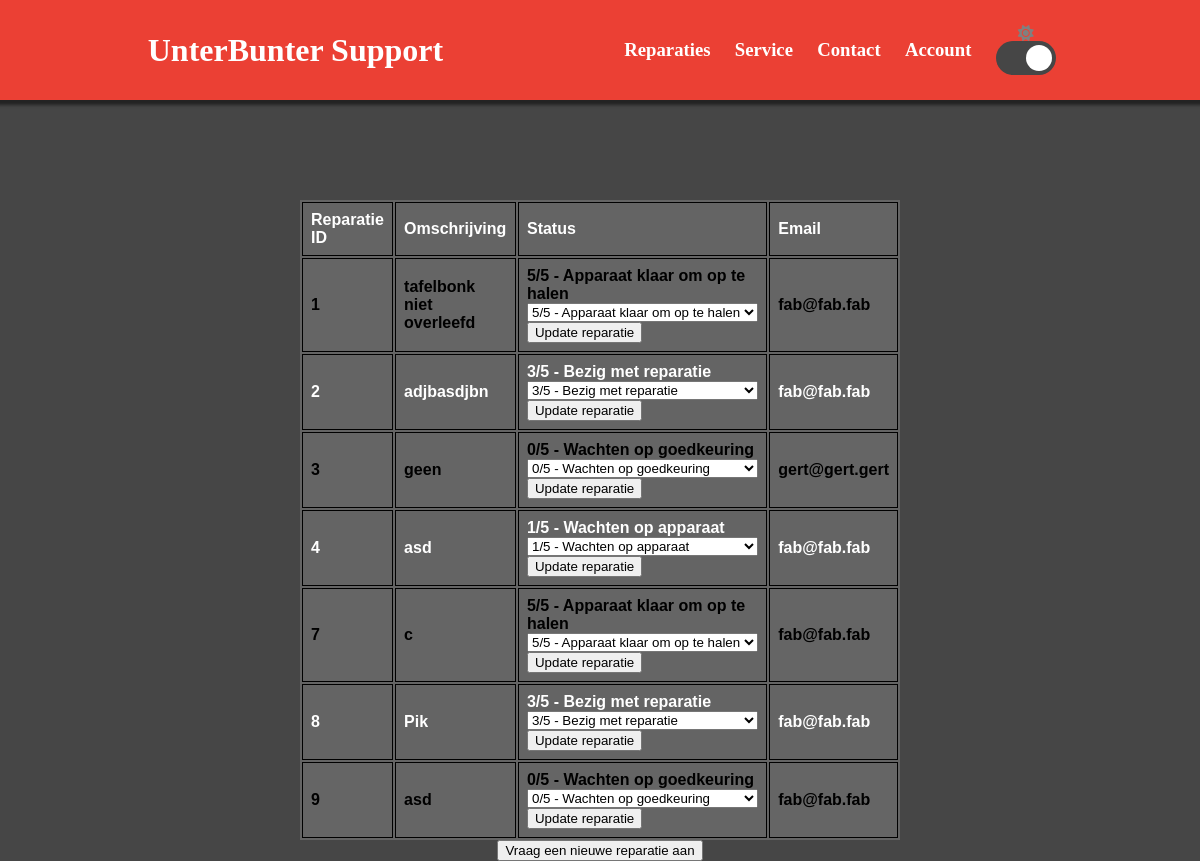
Screenshot of /reparaties.php (signed in) with the database file from the repository.
### tables this page shows
CREATE TABLE IF NOT EXISTS `reparaties` (
  `id` int(11) NOT NULL AUTO_INCREMENT,
  `voornaam` varchar(100) NOT NULL,
  `achternam` varchar(100) NOT NULL,
  `probleem` varchar(10000) NOT NULL,
  `status` int(11) DEFAULT NULL,
  `mail` varchar(1000) DEFAULT NULL,
  PRIMARY KEY (`id`)
);

### reparaties.php (the view, shortened to what this page needs)
<?php include('./includes/init.php') ?>
<!DOCTYPE html>
<html>
    <head>
        <link rel="stylesheet" href="css/reparaties.css">
        <link rel="stylesheet" href="css/index.css">
        <link rel="stylesheet" href="css/Jetbrains-mono.css">
    </head>
    <body id="main">
        <?php include('./includes/header.php') ?>
        <div class="repair">
            <table id="repairTable">
                <?php
                    $sql = "SELECT * FROM reparaties";
                    $row = mysqli_fetch_all(mysqli_query($conn, $sql));
                    $status = array(
                        "0/5 - Wachten op goedkeuring",
                        "1/5 - Wachten op apparaat",
                        "2/5 - Probleem identificeren",
                        "3/5 - Bezig met reparatie",
                        "4/5 - Alles op werking controleren",
                        "5/5 - Apparaat klaar om op te halen"
                    );
                    if(strcmp($_SESSION['type'], 1) == 0){
                        echo"<tr>".
                            "   <th>Reparatie ID </th>".
                            "   <th>Omschrijving</th>".
                            "   <th>Status</th>".
                            "   <th>Email</th>".
                            "</tr>";
                        foreach ($row as $rij) {
                            echo "<tr>\n".
                                    "  <th>{$rij[0]}</th>".
                                    "  <th>{$rij[3]}</th>".
                                    "  <th>".
                                    $status[$rij[4]]."<br>".
                                    "<form action=\"reparaties.php\" method=\"post\">".
                                    "      <select name='values'>";
                                    if($rij[4] == 0){echo "<option value ='0' selected>0/5 - Wachten op goedkeuring</option>";}else{echo "<option value ='0'>0/5 - Wachten op goedkeuring</option>";};
                                    if($rij[4] == 1){echo "<option value ='1' selected>1/5 - Wachten op apparaat</option>";}else{echo "<option value ='1'>1/5 - Wachten op apparaat</option>";};
                                    if($rij[4] == 3){echo "<option value ='3' selected>3/5 - Bezig met reparatie</option>";}else{echo "<option value ='3'>3/5 - Bezig met reparatie</option>";};
                                    if($rij[4] == 5){echo "<option value ='5' selected>5/5 - Apparaat klaar om op te halen</option>";}else{echo "<option value ='5'>5/5 - Apparaat klaar om op te halen</option>";};
                                    echo "       </select> <br>".
                                    "       <input type=\"submit\" name=\"repairUpdate[{$rij[0]}]\" value=\"Update reparatie\">".
                                    "</form>".
                                     "  </th>".
                                     "  <th>{$rij[5]}</th>";
                        }
                    }
                ?>
            </table>
                <button onclick="hide()">Vraag een nieuwe reparatie aan</button>
        </div>
    </body>
</html>

### includes/header.php (shortened to what this page needs)
<div class="header">
    <h1><a href="index.php">UnterBunter Support</a></h1>
    <div class="opties">
        <h3><a href="reparaties.php">Reparaties</a></h3>
        <h3><a href="service.php">Service</a></h3>
        <h3><a href="contact.php">Contact</a></h3>
        <h3><a href="login.php">Account</a></h3>
        <div class="switchdiv">
            <i id="sun" class="fa-solid fa-sun">
            <label class="switch">
                <span class="slider round"></i></span>
        </div>
    </div>
</div>

### css/reparaties.css (style rules this page uses)
.repair { font-family: arial, sans-serif; border-collapse: collapse; width: 50%; position: relative; display: block; margin-left: auto; margin-right: auto; top: 200px; border-radius: 20px; color: rgb(0, 0, 0); text-align: center; }
td, th { border: 1px solid #000000; text-align: left; padding: 8px; }
tr:nth-child(even) { background-color: #656565; color: black; }

### css/index.css (style rules this page uses)
html, body { font-family: 'Jetbrains Mono'; margin: 0; padding: 0; width: 100%; height: 100%; background-color: white; }
.switch { position: fixed; }
.header { position: fixed; display: flex; align-items: center; justify-content: space-between; top: 0px; width: 100%; height: 100px; background-color: #eb4034; box-shadow: 0px 0px 3px 5px rgba(0, 0, 0, 0.5); text-decoration: none; z-index: 999; }
.header h1 a { text-decoration: none; position: relative; left: 50%; align-items: center; text-align: center; color: rgb(255, 255, 255); }
.header .opties { position: absolute; text-align: center; display: flex; justify-content: space-between; align-items: center; right: 10%; width: 40%; height: 100%; color: rgb(255, 255, 255); }
.switchdiv { display: flex; width: 60px; height: 120px; align-items: center; justify-content: space-around; flex-direction: column; }
.switchdiv i { color: yellow; }
.switch { position: relative; display: inline-block; width: 60px; height: 34px; }
.slider { position: absolute; cursor: pointer; top: 0; left: 0; right: 0; bottom: 0; background-color: #ccc; -webkit-transition: .4s; transition: .4s; }
.slider:before { position: absolute; content: ""; height: 26px; width: 26px; left: 4px; bottom: 4px; background-color: white; -webkit-transition: .4s; transition: .4s; }
input:checked + .slider { background-color: rgb(70, 70, 70); }
input:checked + .slider:before { -webkit-transform: translateX(26px); -ms-transform: translateX(26px); transform: translateX(26px); }
.slider.round { border-radius: 34px; }
.slider.round:before { border-radius: 50%; }
.header .opties h3 a { text-decoration: none; color: white; }

### rows the page displays
reparaties: id "1", probleem "tafelbonk niet overleefd", status "5/5 - Apparaat klaar om op te halen", values "5/5 - Apparaat klaar om op te halen", mail "fab@fab.fab"
reparaties: id "2", probleem "adjbasdjbn", status "3/5 - Bezig met reparatie", values "3/5 - Bezig met reparatie", mail "fab@fab.fab"
reparaties: id "3", probleem "geen", status "0/5 - Wachten op goedkeuring", values "0/5 - Wachten op goedkeuring", mail "gert@gert.gert"
reparaties: id "4", probleem "asd", status "1/5 - Wachten op apparaat", values "1/5 - Wachten op apparaat", mail "fab@fab.fab"
reparaties: id "7", probleem "c", status "5/5 - Apparaat klaar om op te halen", values "5/5 - Apparaat klaar om op te halen", mail "fab@fab.fab"
reparaties: id "8", probleem "Pik", status "3/5 - Bezig met reparatie", values "3/5 - Bezig met reparatie", mail "fab@fab.fab"
reparaties: id "9", probleem "asd", status "0/5 - Wachten op goedkeuring", values "0/5 - Wachten op goedkeuring", mail "fab@fab.fab"
